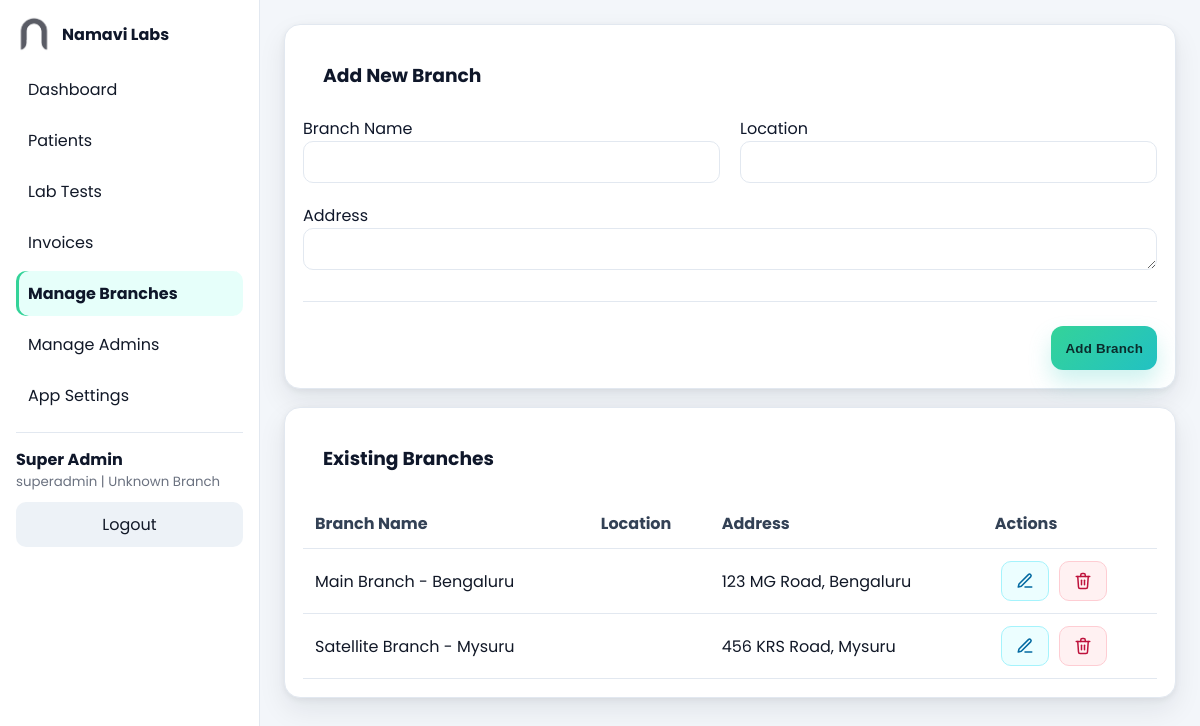
/branches.php (signed in), run on the app's committed database.
### tables this page shows
CREATE TABLE `branches` (
  `id` int(11) NOT NULL AUTO_INCREMENT,
  `name` varchar(255) NOT NULL,
  `address` text DEFAULT NULL,
  PRIMARY KEY (`id`)
);

### branches.php (the view, shortened to what this page needs)
<?php
require_once "includes/header.php";
$is_edit_mode = isset($_GET['edit']) && !empty($_GET['edit']);
$branch_data = ['name' => '', 'location' => '', 'address' => ''];
$form_action = "branches.php";
$form_title = "Add New Branch";
$button_text = "Add Branch";
$branches = $conn->query("SELECT * FROM branches ORDER BY name ASC");
?>
<div class="card">
    <div class="card-header">
        <h3><?php echo $form_title; ?></h3>
    </div>
    <div class="card-body">
        <form method="POST" action="<?php echo htmlspecialchars($form_action); ?>">
            <div class="form-grid">
                <div class="form-group">
                    <label for="branch_name">Branch Name</label>
                    <input type="text" id="branch_name" name="branch_name" class="form-control" value="<?php echo htmlspecialchars($branch_data['name']); ?>" required>
                </div>
                <div class="form-group">
                    <label for="branch_location">Location</label>
                    <input type="text" id="branch_location" name="branch_location" class="form-control" value="<?php echo htmlspecialchars($branch_data['location']); ?>" required>
                </div>
            </div>
            <div class="form-group">
                <label for="branch_address">Address</label>
                <textarea id="branch_address" name="branch_address" class="form-control" required><?php echo htmlspecialchars($branch_data['address']); ?></textarea>
            </div>
            <div class="form-actions">
                <?php if ($is_edit_mode): ?>
                    <a href="branches.php" class="btn btn-secondary">Cancel</a>
                    <button type="submit" name="update_branch" class="btn btn-primary"><?php echo $button_text; ?></button>
                <?php else: ?>
                    <button type="submit" name="add_branch" class="btn btn-primary"><?php echo $button_text; ?></button>
                <?php endif; ?>
            </div>
        </form>
    </div>
</div>
<div class="card">
    <div class="card-header">
        <h3>Existing Branches</h3>
    </div>
    <div class="card-body">
        <div class="responsive-table-container">
            <table class="responsive-table">
                <thead>
                    <tr>
                        <th>Branch Name</th>
                        <th>Location</th>
                        <th>Address</th>
                        <th>Actions</th>
                    </tr>
                </thead>
                <tbody>
                    <?php while($branch = $branches->fetch_assoc()): ?>
                        <tr>
                            <td data-label="Branch Name"><?php echo htmlspecialchars($branch['name']); ?></td>
                            <td data-label="Location"><?php echo htmlspecialchars($branch['location']); ?></td>
                            <td data-label="Address"><?php echo htmlspecialchars($branch['address']); ?></td>
                            <td data-label="Actions" class="actions">
                                <a href="branches.php?edit=<?php echo $branch['id']; ?>" class="icon-btn edit" title="Edit">
                                    <svg viewBox="0 0 24 24" width="16" height="16" fill="none" stroke="currentColor" stroke-width="2" stroke-linecap="round" stroke-linejoin="round"><path d="M12 20h9" /><path d="M16.5 3.5a2.1 2.1 0 0 1 3 3L7 19l-4 1 1-4 12.5-12.5z" /></svg>
                                </a>
                                <a href="branches.php?delete=<?php echo $branch['id']; ?>" class="icon-btn delete" title="Delete" onclick="return confirm('Are you sure you want to delete this branch?');">
                                </a>
                            </td>
                        </tr>
                    <?php endwhile; ?>
                </tbody>
            </table>
        </div>
    </div>
</div>
<?php require_once "includes/footer.php"; ?>

### assets/css/style.css (style rules this page uses)
:root { --bg: #F3F6FA; --text: #0F172A; --muted: #6B7280; --brand: #34D399; --brand-2: #22C1C3; --border: #E2E8F0; --card: #FFFFFF; --shadow: 0 12px 28px rgba(15,23,42,.08), 0 2px 6px rgba(15,23,42,.06); }
* { box-sizing:border-box; }
html,body { height:100%; }
body { margin:0; font-family: 'Poppins', system-ui, -apple-system, Segoe UI, Roboto, Arial, sans-serif; color:var(--text); background:var(--bg); overflow:hidden; }
a { color:inherit; text-decoration:none; }
.card { background:var(--card); border:1px solid var(--border); border-radius:16px; box-shadow:var(--shadow); padding:18px; }
.card + .card { margin-top:18px; }
.btn { display:inline-flex; align-items:center; justify-content:center; height:44px; padding:0 14px; border:0; border-radius:12px; font-weight:700; letter-spacing:.2px; cursor:pointer; background:#EDF2F7; color:#111827; }
.btn-primary { background:linear-gradient(135deg, var(--brand) 0%, var(--brand-2) 100%); color:#0B2C2C; box-shadow:0 12px 22px rgba(79,209,197,.28); }
.form-control { width:100%; height:42px; padding:10px 12px; border:1px solid var(--border); border-radius:10px; background:#fff; color:var(--text); }
.form-group { margin-bottom: 1.25rem; }
.form-grid { display: grid; grid-template-columns: 1fr 1fr; gap: 1.25rem; }
.form-actions { display: flex; justify-content: flex-end; gap: 1rem; margin-top: 1.5rem; padding-top: 1.5rem; border-top: 1px solid var(--border); }
.responsive-table { width:100%; border-collapse:collapse; }
.responsive-table th, .responsive-table td { text-align:left; padding:12px 12px; white-space:nowrap; border-bottom:1px solid var(--border); color:#111827; }
.responsive-table thead th { font-weight:700; color:#334155; }
.btn { transition: transform .04s ease, box-shadow .12s ease; }
.card-header { display:flex; align-items:center; justify-content:space-between; gap:12px; margin-bottom: 8px; }
.card-body { padding-top: 8px; }
.card .card-header { display:flex; align-items:center; gap:16px; padding:18px 20px 10px; }
.card .card-header h3 { margin:0; margin-right:auto; }
.icon-btn { display: inline-flex; align-items: center; justify-content: center; width: 48px; height: 40px; padding: 0 14px; border-radius: 10px; margin-left: 6px; border: 1px solid #e6eef5; background: #f8fbff; color: #0f172a; transition: all .15s ease; cursor: pointer; }
.icon-btn svg { width: 18px; height: 18px; }
.icon-btn.edit { background: #ecfeff; border-color: #a5f3fc; color: #0369a1; }
.icon-btn.delete { background: #fff1f2; border-color: #fecdd3; color: #be123c; }

### data on the page
branches: name "Main Branch - Bengaluru", address "123 MG Road, Bengaluru"
branches: name "Satellite Branch - Mysuru", address "456 KRS Road, Mysuru"

### other printed values
$_SESSION['full_name'] "Super Admin"
$_SESSION['role'] "superadmin"
$branchName "Unknown Branch"
$form_title "Add New Branch"
$button_text "Add Branch"
